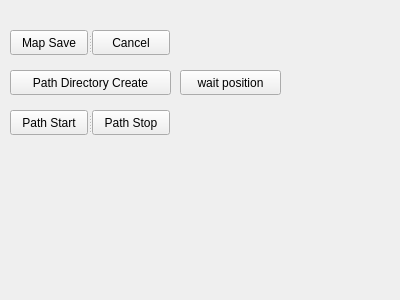
<?xml version="1.0" encoding="UTF-8"?>
<ui version="4.0">
 <class>MyPlugin</class>
 <widget class="QWidget" name="MyPlugin">
  <property name="geometry">
   <rect>
    <x>0</x>
    <y>0</y>
    <width>400</width>
    <height>300</height>
   </rect>
  </property>
  <property name="windowTitle">
   <string>Form</string>
  </property>
  <widget class="QPushButton" name="call_button1">
   <property name="geometry">
    <rect>
     <x>10</x>
     <y>70</y>
     <width>161</width>
     <height>25</height>
    </rect>
   </property>
   <property name="text">
    <string>Path Directory Create</string>
   </property>
  </widget>
  <widget class="QSplitter" name="splitter_2">
   <property name="geometry">
    <rect>
     <x>10</x>
     <y>110</y>
     <width>160</width>
     <height>25</height>
    </rect>
   </property>
   <property name="orientation">
    <enum>Qt::Horizontal</enum>
   </property>
   <widget class="QPushButton" name="cancel_button1">
    <property name="text">
     <string>Path Start</string>
    </property>
   </widget>
   <widget class="QPushButton" name="call_button2">
    <property name="text">
     <string>Path Stop</string>
    </property>
   </widget>
  </widget>
  <widget class="QSplitter" name="splitter">
   <property name="geometry">
    <rect>
     <x>10</x>
     <y>30</y>
     <width>160</width>
     <height>25</height>
    </rect>
   </property>
   <property name="orientation">
    <enum>Qt::Horizontal</enum>
   </property>
   <widget class="QPushButton" name="call_button">
    <property name="text">
     <string>Map Save</string>
    </property>
   </widget>
   <widget class="QPushButton" name="cancel_button">
    <property name="text">
     <string>Cancel</string>
    </property>
   </widget>
  </widget>
  <widget class="QPushButton" name="cancel_button2">
   <property name="geometry">
    <rect>
     <x>180</x>
     <y>70</y>
     <width>101</width>
     <height>25</height>
    </rect>
   </property>
   <property name="text">
    <string>wait position</string>
   </property>
  </widget>
 </widget>
 <resources/>
 <connections/>
</ui>
